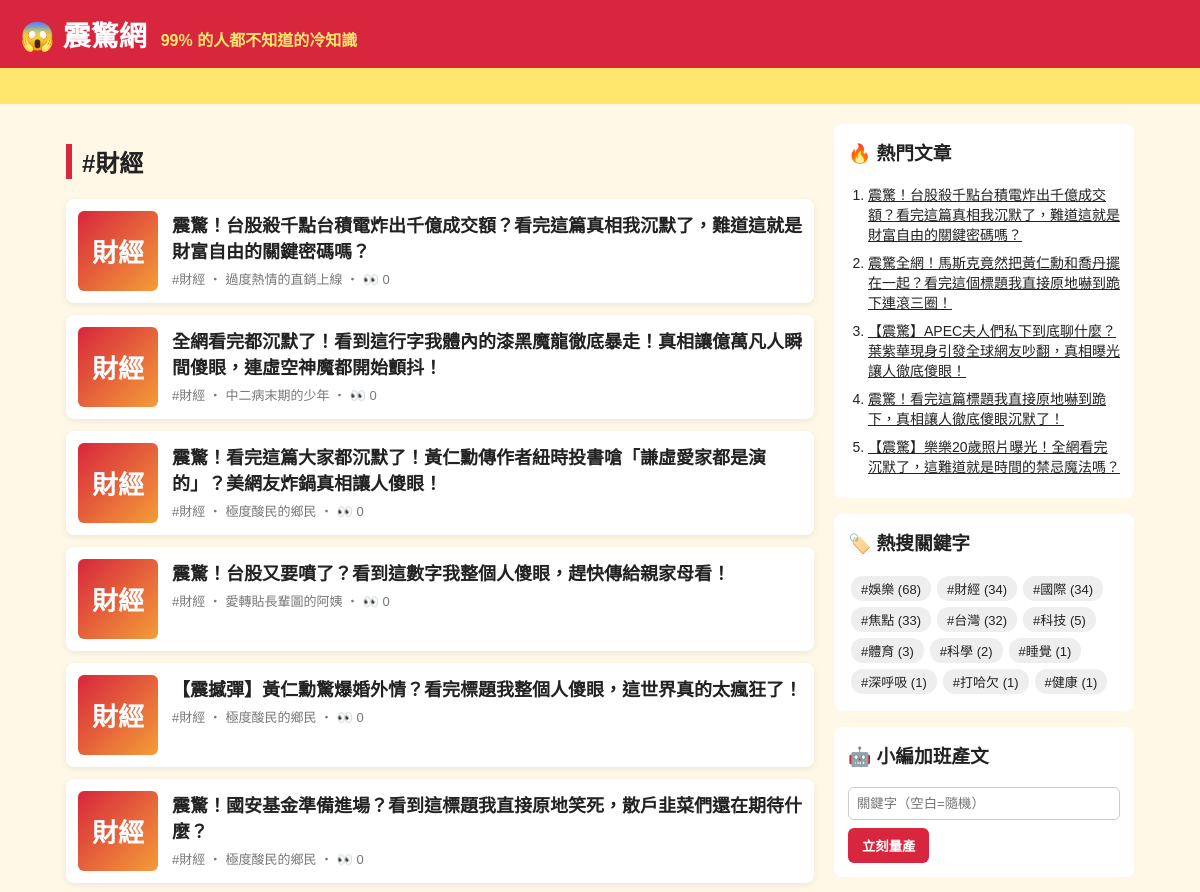
The page /tag/財經/ (upper part) on the database as committed earlier.
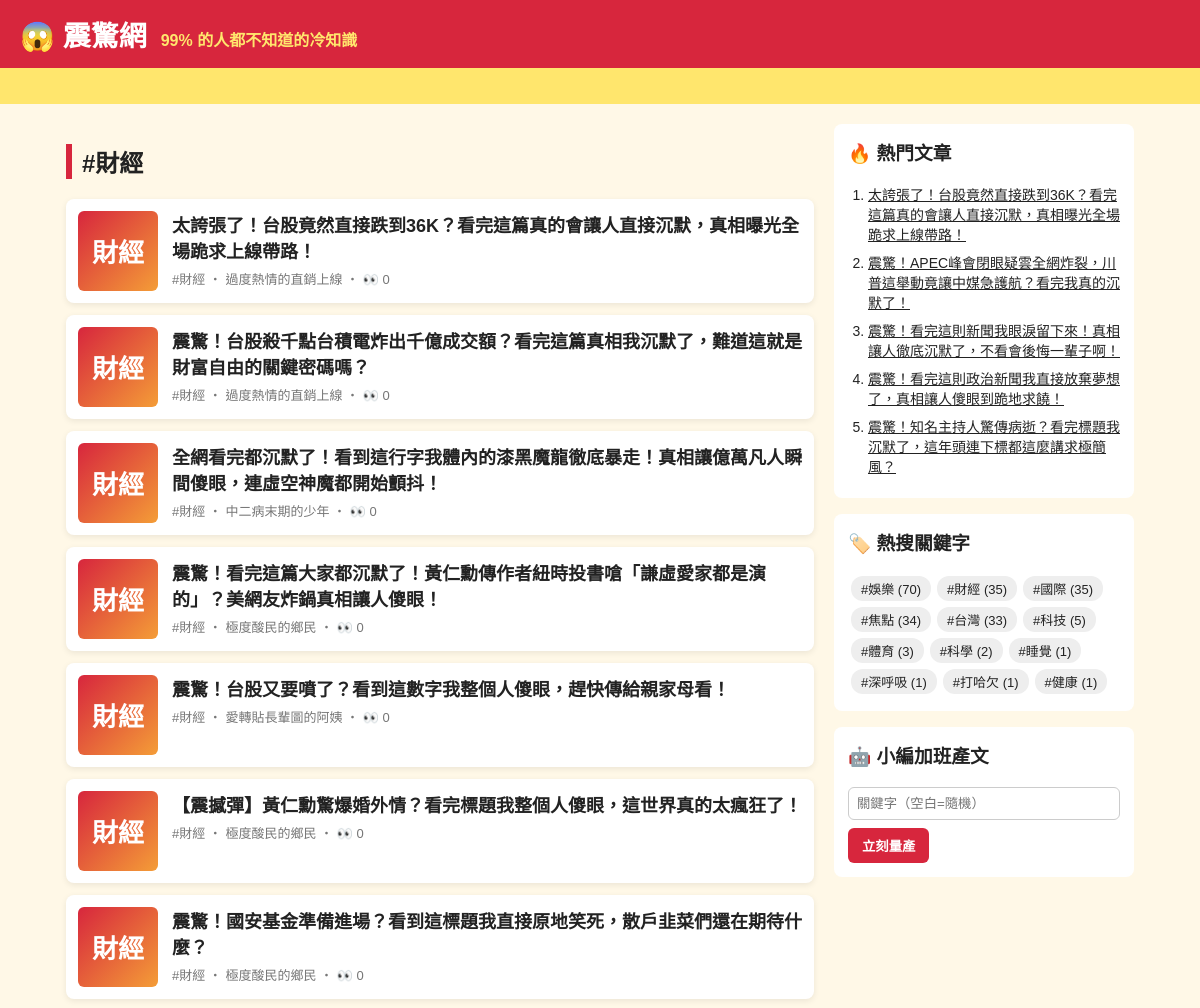
The same page on the database as committed later.
### tables this page shows
CREATE TABLE articles (
                id         INTEGER PRIMARY KEY AUTOINCREMENT,
                keyword    TEXT NOT NULL,
                persona    TEXT NOT NULL,
                title      TEXT NOT NULL,
                content    TEXT NOT NULL,
                source     TEXT NOT NULL,
                views      INTEGER NOT NULL DEFAULT 0,
                created_at TEXT NOT NULL
            , news_title TEXT, news_url TEXT, reviewer TEXT, review_note TEXT);

### app.py (the view)
@app.route("/tag/<keyword>/")
def tag(keyword):
    return render_template("index.html", articles=db.list_articles(keyword=keyword), heading=f"#{keyword}")

### app.py (called while the page is built)
@app.context_processor
def sidebar():
    return {"hot": db.hot_articles(), "tags": db.keywords(), "static_site": app.config["STATIC_SITE"]}

### db.py (called while the page is built)
def connect():
    conn = sqlite3.connect(DB_PATH)
    conn.row_factory = sqlite3.Row
    return conn

def list_articles(limit=50, keyword=None):
    with connect() as conn:
        if keyword:
            return conn.execute(
                "SELECT * FROM articles WHERE keyword = ? ORDER BY id DESC LIMIT ?", (keyword, limit)
            ).fetchall()
        return conn.execute("SELECT * FROM articles ORDER BY id DESC LIMIT ?", (limit,)).fetchall()

def hot_articles(limit=5):
    with connect() as conn:
        return conn.execute("SELECT * FROM articles ORDER BY views DESC, id DESC LIMIT ?", (limit,)).fetchall()

def keywords():
    with connect() as conn:
        return conn.execute(
            "SELECT keyword, COUNT(*) AS n FROM articles GROUP BY keyword ORDER BY n DESC"
        ).fetchall()

### templates/index.html
{% extends "base.html" %}
{% block content %}
<h2 class="heading">{{ heading }}</h2>
{% for a in articles %}
  <a class="card" href="{{ url_for('article', article_id=a.id) }}">
    <div class="thumb">{{ a.keyword[:2] }}</div>
    <div>
      <h3>{{ a.title }}</h3>
      <p class="meta">#{{ a.keyword }} ‧ {{ a.persona }}{% if not static_site %} ‧ 👀 {{ a.views }}{% endif %}</p>
    </div>
  </a>
{% else %}
  <p class="empty">還沒有文章。執行 <code>python generator.py -n 5</code> 或用右邊按鈕開始量產。</p>
{% endfor %}
{% endblock %}

### templates/base.html (shortened to what this page needs)
<!doctype html>
<html lang="zh-Hant">
<head>
  <link rel="stylesheet" href="{{ url_for('static', filename='style.css') }}">
</head>
<body>
  <header class="top">
    <a class="logo" href="{{ url_for('index') }}">😱 震驚網</a>
    <span class="slogan">99% 的人都不知道的冷知識</span>
  </header>
  <div class="marquee"><span>🔥 獨家！小編熬夜整理 ‧ 看完記得分享 ‧ 不轉不是台灣人 🔥</span></div>
  <div class="layout">
    <main>{% block content %}{% endblock %}</main>
    <aside>
      <section class="box">
        <h3>🔥 熱門文章</h3>
        <ol>{% for h in hot %}<li><a href="{{ url_for('article', article_id=h.id) }}">{{ h.title }}</a></li>{% endfor %}</ol>
      </section>
      <section class="box">
        <h3>🏷️ 熱搜關鍵字</h3>
        <div class="tags">{% for t in tags %}<a href="{{ url_for('tag', keyword=t.keyword) }}">#{{ t.keyword }} ({{ t.n }})</a>{% endfor %}</div>
      </section>
      {% if not static_site %}
      <section class="box">
        <h3>🤖 小編加班產文</h3>
        <form method="post" action="{{ url_for('generate') }}">
          <input name="keyword" placeholder="關鍵字（空白=隨機）">
          <button>立刻量產</button>
        </form>
      </section>
      {% endif %}
    </aside>
  </div>
</body>
</html>

Rows that differ between the two databases and show on the page:
no longer on one of the page's lists (row unchanged): articles: title "震驚！台股殺千點台積電炸出千億成交額？看完這篇真相我沉默了，難道這就是財富自由的關鍵密碼嗎？"
no longer on this page (row unchanged): articles: title "震驚全網！馬斯克竟然把黃仁勳和喬丹擺在一起？看完這個標題我直接原地嚇到跪下連滾三圈！", shown under "🔥 熱門文章"
no longer on this page (row unchanged): articles: title "【震驚】APEC夫人們私下到底聊什麼？葉紫華現身引發全球網友吵翻，真相曝光讓人徹底傻眼！", shown under "🔥 熱門文章"
no longer on this page (row unchanged): articles: title "震驚！看完這篇標題我直接原地嚇到跪下，真相讓人徹底傻眼沉默了！", shown under "🔥 熱門文章"
no longer on this page (row unchanged): articles: title "【震驚】樂樂20歲照片曝光！全網看完沉默了，這難道就是時間的禁忌魔法嗎？", shown under "🔥 熱門文章"
added articles: keyword "財經", title "太誇張了！台股竟然直接跌到36K？看完這篇真的會讓人直接沉默，真相曝光全場跪求上線帶路！", persona "過度熱情的直銷上線", views "0"
added articles: title "震驚！APEC峰會閉眼疑雲全網炸裂，川普這舉動竟讓中媒急護航？看完我真的沉默了！", shown under "🔥 熱門文章"
added articles: title "震驚！看完這則新聞我眼淚留下來！真相讓人徹底沉默了，不看會後悔一輩子啊！", shown under "🔥 熱門文章"
added articles: title "震驚！看完這則政治新聞我直接放棄夢想了，真相讓人傻眼到跪地求饒！", shown under "🔥 熱門文章"
added articles: title "震驚！知名主持人驚傳病逝？看完標題我沉默了，這年頭連下標都這麼講求極簡風？", shown under "🔥 熱門文章"
Other text that changed with them:
new list line: "# 娛樂 ( 70 )"
new list line: "# 財經 ( 35 )"
new list line: "# 國際 ( 35 )"
new list line: "# 焦點 ( 34 )"
new list line: "# 台灣 ( 33 )"
list line gone: "# 娛樂 ( 68 )"
list line gone: "# 財經 ( 34 )"
list line gone: "# 國際 ( 34 )"
list line gone: "# 焦點 ( 33 )"
list line gone: "# 台灣 ( 32 )"
